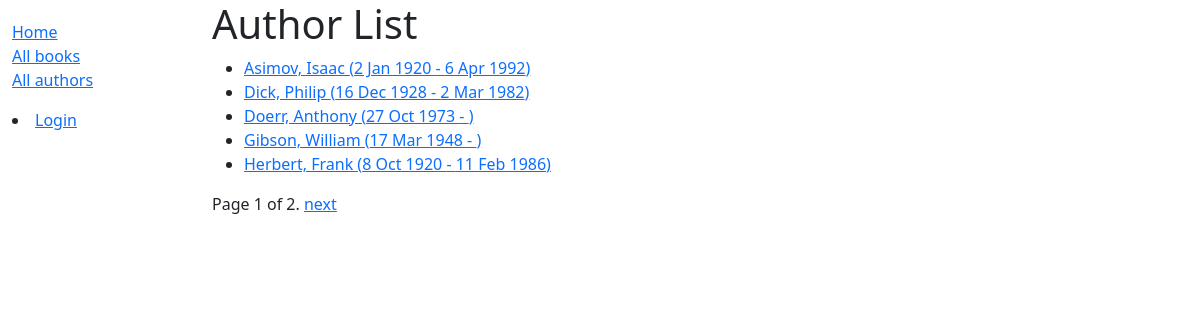
Screenshot of /catalog/authors/ with the database file from the repository.
### catalog/models.py (models this page shows)
class Author(models.Model):
    first_name = models.CharField(max_length=100)
    last_name = models.CharField(max_length=100)
    date_of_birth = models.DateField(null=True, blank=True)
    date_of_death = models.DateField('died', null=True, blank=True)
    class Meta:
        ordering = ['last_name', 'first_name']
    def get_absolute_url(self):
        return reverse('author-detail', args=[str(self.id)])
    def __str__(self):
        return f'{self.last_name}, {self.first_name}'

### catalog/views.py (the view)
# urls.py: path('authors/', views.AuthorListView.as_view(), name='authors'),
class AuthorListView(generic.ListView):
    model = Author
    paginate_by = 5

### catalog/templates/catalog/author_list.html
{% extends "catalog/base_generic.html" %}
{% block content %}
    <h1>Author List</h1>
    {% if author_list %}
        <ul>
            {% for author in author_list %}
                <li>
                    <a href="{{ author.get_absolute_url }}">
                        {{ author }} ({{ author.date_of_birth }} -
                        {% if author.date_of_death %}{{ author.date_of_death }}{% endif %})
                    </a>
                </li>
            {% endfor %}
        </ul>
    {% else %}
        <p>There are no authors available.</p>
    {% endif %}
{% endblock %}

### rows the page displays
Author: last_name+first_name "Asimov, Isaac", date_of_birth "2 Jan 1920", date_of_death "6 Apr 1992"
Author: last_name+first_name "Dick, Philip", date_of_birth "16 Dec 1928", date_of_death "2 Mar 1982"
Author: last_name+first_name "Doerr, Anthony", date_of_birth "27 Oct 1973"
Author: last_name+first_name "Gibson, William", date_of_birth "17 Mar 1948"
Author: last_name+first_name "Herbert, Frank", date_of_birth "8 Oct 1920", date_of_death "11 Feb 1986"

### other values shown
{{ page_obj.number }} "1"
{{ page_obj.paginator.num_pages }} "2"
